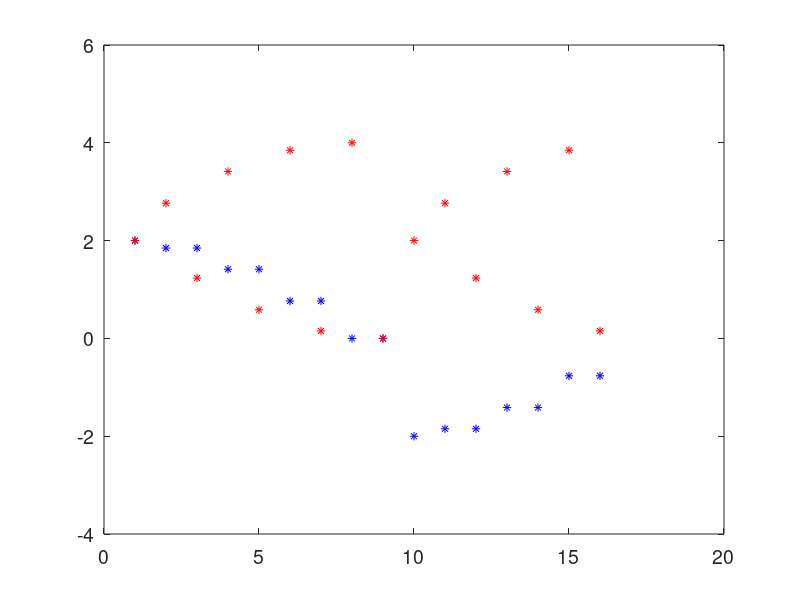
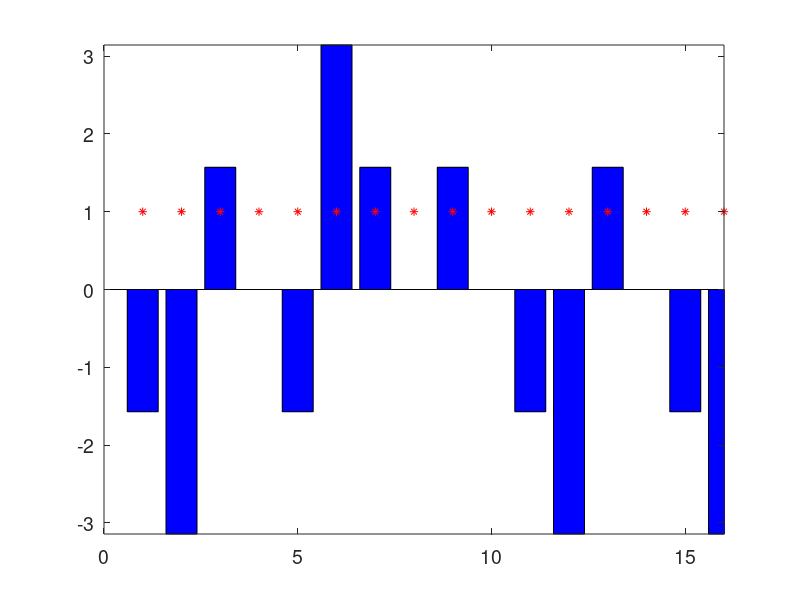

Here is the MATLAB script that generated these plots, in order: (Note: this script raises an error after producing the figures.)
clc
clear all
close all
Nd = 15; 
t = 1; 
h = - 0.02;
k1 = exp(h); 
k2 = exp(-h); 
g = k1 - k2;
g=-0.04
Nr = (Nd + 1)/4;
F0 = sparse(zeros(Nr, Nr));
E1 = sparse(fliplr(diag([k2 0 0 k1])));
E2 = sparse(fliplr(diag([0 0 k1 k2])));
E2_ = sparse(fliplr(diag([k1 k2 0 0 ])));
E3 = sparse(fliplr(diag([k2 0 0 k1])));

D1 = diag(-g*1i*ones(1,Nr)) + diag(k1*ones(1,Nr-1), 1) + diag(k2*ones(1,Nr-1), -1);
D2 = diag(-g*1i*ones(1,Nr)) + diag([k1 k1 0], 1) + diag([k2 k2 0], -1);
D3 = diag(-g*1i*ones(1,Nr)) + diag([0 k1 k1], 1) + diag([0 k2 k2], -1);
D4 = diag(-g*1i*ones(1,Nr)) + diag(k1*ones(1,Nr-1), 1) + diag(k2*ones(1,Nr-1), -1);

H = sparse([D1 E1 F0 F0;
            E1 D2 E2 F0;
            F0 E2_ D3 E3;
            F0 F0 E3 D4]);

% H = sparse([D1 E1;
%             E1 D1;
%             ]);

[V, A] = eig(full(H));
lam = diag(A);
% [~, idx] = sort(real(lam));
% lam1 = lam(idx);
figure
plot(real(lam),'b*')
hold on
plot(imag(lam)*50,'r*')
set(gcf, 'Position', [00, 00, 350, 300])
% axis([0 Nd + 1 -2.5 2.5])
set(gca,'FontSize', 14) % Font Size
Lasing = find(imag(diag(V)) > 0);
Lasing=8

bn = 8
figure
bar(angle(V(:,bn)),'b')
hold on
plot(abs(V(:,bn))/max(abs(V(:,bn))),'r*')
set(gcf, 'Position', [00, 00, 350, 300])
set(gca,'FontSize', 14) % Font Size
axis([0 Nd + 1 -pi pi])


Intensity = abs(V(:, Lasing)) .* abs(V(:, Lasing));
Intensity = Intensity ./ max(Intensity);
Phase = angle(V(:, Lasing));
Nall = sqrt(Nd+1);
for k = 1:1:Nall

    if mod(k, 2)
        RT(k, :) = Intensity((k - 1) * Nall + (1:Nall));
    else
        RT(k, :) = fliplr(Intensity((k - 1) * Nall + (1:Nall))');
    end

end

for k = 1:1:Nall

    if mod(k, 2)
        RA(k, :) = Phase((k - 1) * Nall + (1:Nall));
    else
        RA(k, :) = fliplr(Phase((k - 1) * Nall + (1:Nall))');
    end

end


plotring(RT, [0 1.2]);
set(gcf, 'Position', [00, 00, 400, 300]);
set(gca, 'FontSize', 14);

figure;
imagesc(RA);
colormap([0.5 0.5 0.5; 0 1 1; 0 1 0; 1 0.5 0; 0.5 0.5 0.5]);
colorbar;
set(gcf, 'Position', [00, 00, 400, 300]);
set(gca, 'FontSize', 14);
